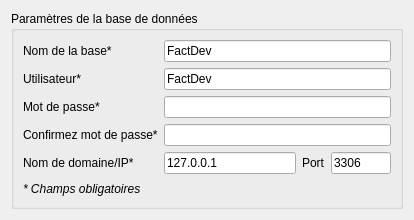
<?xml version="1.0" encoding="UTF-8"?>
<ui version="4.0">
 <class>DatabaseSettingsWidget</class>
 <widget class="QWidget" name="DatabaseSettingsWidget">
  <property name="geometry">
   <rect>
    <x>0</x>
    <y>0</y>
    <width>414</width>
    <height>220</height>
   </rect>
  </property>
  <property name="windowTitle">
   <string>Form</string>
  </property>
  <layout class="QGridLayout" name="gridLayout">
   <item row="0" column="0">
    <widget class="QGroupBox" name="grpDbSettings">
     <property name="title">
      <string>Paramètres de la base de données</string>
     </property>
     <layout class="QGridLayout" name="gridLayout_2">
      <item row="0" column="1" colspan="3">
       <widget class="Gui::Widgets::CheckFields::CheckUntilField" name="leDbName">
        <property name="text">
         <string>FactDev</string>
        </property>
       </widget>
      </item>
      <item row="4" column="2">
       <widget class="QLabel" name="lbPort">
        <property name="text">
         <string>Port</string>
        </property>
       </widget>
      </item>
      <item row="4" column="1">
       <widget class="Gui::Widgets::CheckFields::CheckIpAddress" name="leIpAddress">
        <property name="text">
         <string>127.0.0.1</string>
        </property>
       </widget>
      </item>
      <item row="2" column="0">
       <widget class="QLabel" name="lbLogin">
        <property name="text">
         <string>Mot de passe*</string>
        </property>
       </widget>
      </item>
      <item row="1" column="0">
       <widget class="QLabel" name="lbUser">
        <property name="text">
         <string>Utilisateur*</string>
        </property>
       </widget>
      </item>
      <item row="4" column="0">
       <widget class="QLabel" name="lbIpAddress">
        <property name="text">
         <string>Nom de domaine/IP*</string>
        </property>
       </widget>
      </item>
      <item row="4" column="3">
       <widget class="Gui::Widgets::CheckFields::CheckFieldsNumbers" name="lePort">
        <property name="maximumSize">
         <size>
          <width>60</width>
          <height>16777215</height>
         </size>
        </property>
        <property name="text">
         <string>3306</string>
        </property>
       </widget>
      </item>
      <item row="0" column="0">
       <widget class="QLabel" name="lbDbName">
        <property name="text">
         <string>Nom de la base*</string>
        </property>
       </widget>
      </item>
      <item row="3" column="0">
       <widget class="QLabel" name="lbLoginRepeat">
        <property name="text">
         <string>Confirmez mot de passe*</string>
        </property>
       </widget>
      </item>
      <item row="1" column="1" colspan="3">
       <widget class="Gui::Widgets::CheckFields::CheckUntilField" name="leUser">
        <property name="text">
         <string>FactDev</string>
        </property>
       </widget>
      </item>
      <item row="2" column="1" colspan="3">
       <widget class="Gui::Widgets::CheckFields::CheckUntilField" name="leLogin">
        <property name="contextMenuPolicy">
         <enum>Qt::PreventContextMenu</enum>
        </property>
        <property name="echoMode">
         <enum>QLineEdit::Password</enum>
        </property>
       </widget>
      </item>
      <item row="3" column="1" colspan="3">
       <widget class="Gui::Widgets::CheckFields::CheckLogin" name="leLoginRepeat">
        <property name="toolTip">
         <string>Saisir à nouveau votre mot de passe</string>
        </property>
        <property name="echoMode">
         <enum>QLineEdit::Password</enum>
        </property>
       </widget>
      </item>
      <item row="5" column="0">
       <widget class="QLabel" name="label">
        <property name="font">
         <font>
          <italic>true</italic>
         </font>
        </property>
        <property name="text">
         <string>* Champs obligatoires</string>
        </property>
       </widget>
      </item>
     </layout>
    </widget>
   </item>
  </layout>
 </widget>
 <customwidgets>
  <customwidget>
   <class>Gui::Widgets::CheckFields::CheckUntilField</class>
   <extends>QLineEdit</extends>
   <header>gui/widgets/checkfields/checkuntilfield.h</header>
   <slots>
    <slot>fieldTextChanged(QString)</slot>
   </slots>
  </customwidget>
  <customwidget>
   <class>Gui::Widgets::CheckFields::CheckFieldsNumbers</class>
   <extends>QLineEdit</extends>
   <header>gui/widgets/checkfields/checkfieldsnumbers.h</header>
   <slots>
    <slot>fieldTextChanged(QString)</slot>
   </slots>
  </customwidget>
  <customwidget>
   <class>Gui::Widgets::CheckFields::CheckIpAddress</class>
   <extends>QLineEdit</extends>
   <header>gui/widgets/checkfields/checkipaddress.h</header>
   <slots>
    <slot>fieldTextChanged(QString)</slot>
   </slots>
  </customwidget>
  <customwidget>
   <class>Gui::Widgets::CheckFields::CheckLogin</class>
   <extends>QLineEdit</extends>
   <header>gui/widgets/checkfields/checklogin.h</header>
   <slots>
    <slot>fieldTextChanged(QString)</slot>
   </slots>
  </customwidget>
 </customwidgets>
 <tabstops>
  <tabstop>leDbName</tabstop>
  <tabstop>leUser</tabstop>
  <tabstop>leLogin</tabstop>
  <tabstop>leLoginRepeat</tabstop>
  <tabstop>leIpAddress</tabstop>
  <tabstop>lePort</tabstop>
 </tabstops>
 <resources/>
 <connections>
  <connection>
   <sender>leDbName</sender>
   <signal>textChanged(QString)</signal>
   <receiver>leDbName</receiver>
   <slot>fieldTextChanged(QString)</slot>
   <hints>
    <hint type="sourcelabel">
     <x>245</x>
     <y>47</y>
    </hint>
    <hint type="destinationlabel">
     <x>285</x>
     <y>43</y>
    </hint>
   </hints>
  </connection>
  <connection>
   <sender>leUser</sender>
   <signal>textChanged(QString)</signal>
   <receiver>leUser</receiver>
   <slot>fieldTextChanged(QString)</slot>
   <hints>
    <hint type="sourcelabel">
     <x>191</x>
     <y>73</y>
    </hint>
    <hint type="destinationlabel">
     <x>205</x>
     <y>73</y>
    </hint>
   </hints>
  </connection>
  <connection>
   <sender>leLogin</sender>
   <signal>textChanged(QString)</signal>
   <receiver>leLogin</receiver>
   <slot>fieldTextChanged(QString)</slot>
   <hints>
    <hint type="sourcelabel">
     <x>298</x>
     <y>119</y>
    </hint>
    <hint type="destinationlabel">
     <x>306</x>
     <y>119</y>
    </hint>
   </hints>
  </connection>
  <connection>
   <sender>leIpAddress</sender>
   <signal>textChanged(QString)</signal>
   <receiver>leIpAddress</receiver>
   <slot>fieldTextChanged(QString)</slot>
   <hints>
    <hint type="sourcelabel">
     <x>305</x>
     <y>177</y>
    </hint>
    <hint type="destinationlabel">
     <x>195</x>
     <y>171</y>
    </hint>
   </hints>
  </connection>
  <connection>
   <sender>lePort</sender>
   <signal>textChanged(QString)</signal>
   <receiver>lePort</receiver>
   <slot>fieldTextChanged(QString)</slot>
   <hints>
    <hint type="sourcelabel">
     <x>392</x>
     <y>177</y>
    </hint>
    <hint type="destinationlabel">
     <x>392</x>
     <y>177</y>
    </hint>
   </hints>
  </connection>
  <connection>
   <sender>leDbName</sender>
   <signal>textChanged(QString)</signal>
   <receiver>DatabaseSettingsWidget</receiver>
   <slot>isValid()</slot>
   <hints>
    <hint type="sourcelabel">
     <x>367</x>
     <y>51</y>
    </hint>
    <hint type="destinationlabel">
     <x>457</x>
     <y>51</y>
    </hint>
   </hints>
  </connection>
  <connection>
   <sender>leUser</sender>
   <signal>textChanged(QString)</signal>
   <receiver>DatabaseSettingsWidget</receiver>
   <slot>isValid()</slot>
   <hints>
    <hint type="sourcelabel">
     <x>369</x>
     <y>74</y>
    </hint>
    <hint type="destinationlabel">
     <x>501</x>
     <y>75</y>
    </hint>
   </hints>
  </connection>
  <connection>
   <sender>leLogin</sender>
   <signal>textChanged(QString)</signal>
   <receiver>DatabaseSettingsWidget</receiver>
   <slot>isValid()</slot>
   <hints>
    <hint type="sourcelabel">
     <x>371</x>
     <y>112</y>
    </hint>
    <hint type="destinationlabel">
     <x>475</x>
     <y>122</y>
    </hint>
   </hints>
  </connection>
  <connection>
   <sender>grpDbSettings</sender>
   <signal>clicked()</signal>
   <receiver>DatabaseSettingsWidget</receiver>
   <slot>isValid()</slot>
   <hints>
    <hint type="sourcelabel">
     <x>399</x>
     <y>165</y>
    </hint>
    <hint type="destinationlabel">
     <x>535</x>
     <y>155</y>
    </hint>
   </hints>
  </connection>
  <connection>
   <sender>leIpAddress</sender>
   <signal>textChanged(QString)</signal>
   <receiver>DatabaseSettingsWidget</receiver>
   <slot>isValid()</slot>
   <hints>
    <hint type="sourcelabel">
     <x>179</x>
     <y>175</y>
    </hint>
    <hint type="destinationlabel">
     <x>172</x>
     <y>225</y>
    </hint>
   </hints>
  </connection>
  <connection>
   <sender>leLoginRepeat</sender>
   <signal>textChanged(QString)</signal>
   <receiver>DatabaseSettingsWidget</receiver>
   <slot>checkRepeatLogin(QString)</slot>
   <hints>
    <hint type="sourcelabel">
     <x>342</x>
     <y>132</y>
    </hint>
    <hint type="destinationlabel">
     <x>519</x>
     <y>142</y>
    </hint>
   </hints>
  </connection>
 </connections>
 <slots>
  <slot>checkRepeatLogin(QString)</slot>
  <slot>isValid()</slot>
  <slot>fieldTextChanged(QString)</slot>
 </slots>
</ui>
